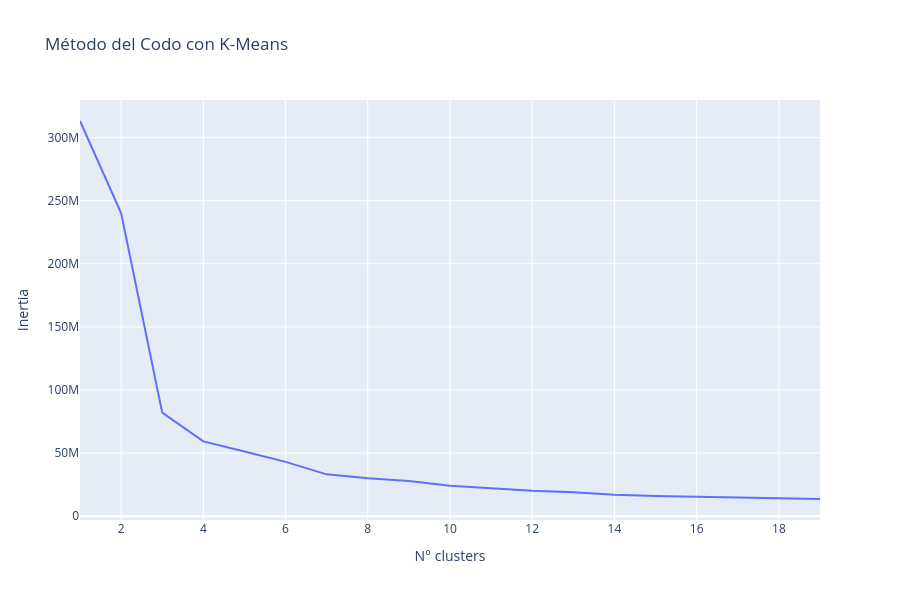

The notebook cell saved with this chart:
### Code cell
px.line(
    inertias,
    x="N° clusters",
    y="Inertia",
    title="Método del Codo con K-Means",
    height=600,
)

### Figure 1 — Plotly figure (JSON) as saved in the notebook; plotly's stock layout.template omitted (floating-point values rounded to 4 significant figures)
{"data": [{"hovertemplate": "N° clusters=%{x}<br>Inertia=%{y}<extra></extra>", "legendgroup": "", "line": {"color": "#636efa", "dash": "solid"}, "marker": {"symbol": "circle"}, "mode": "lines", "name": "", "orientation": "v", "showlegend": false, "type": "scatter", "x": [1, 2, 3, 4, 5, 6, 7, 8, 9, 10, 11, 12, 13, 14, 15, 16, 17, 18, 19], "xaxis": "x", "y": [313100000.0, 240100000.0, 82060000.0, 59270000.0, 51290000.0, 43040000.0, 33170000.0, 30070000.0, 27850000.0, 24040000.0, 22120000.0, 20090000.0, 18990000.0, 17060000.0, 15960000.0, 15300000.0, 14720000.0, 14280000.0, 13630000.0], "yaxis": "y"}], "layout": {"height": 600, "legend": {"tracegroupgap": 0}, "title": {"text": "Método del Codo con K-Means"}, "xaxis": {"anchor": "y", "domain": [0, 1], "title": {"text": "N° clusters"}}, "yaxis": {"anchor": "x", "domain": [0, 1], "title": {"text": "Inertia"}}}}
